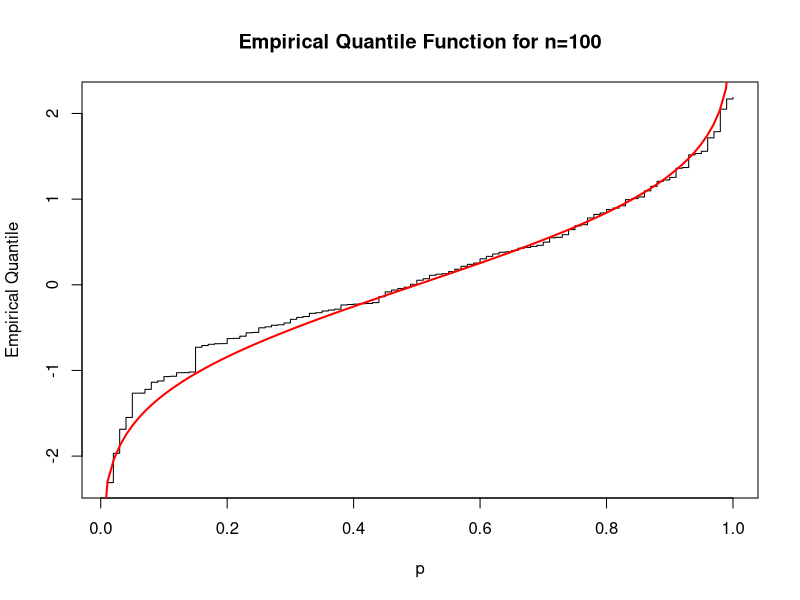
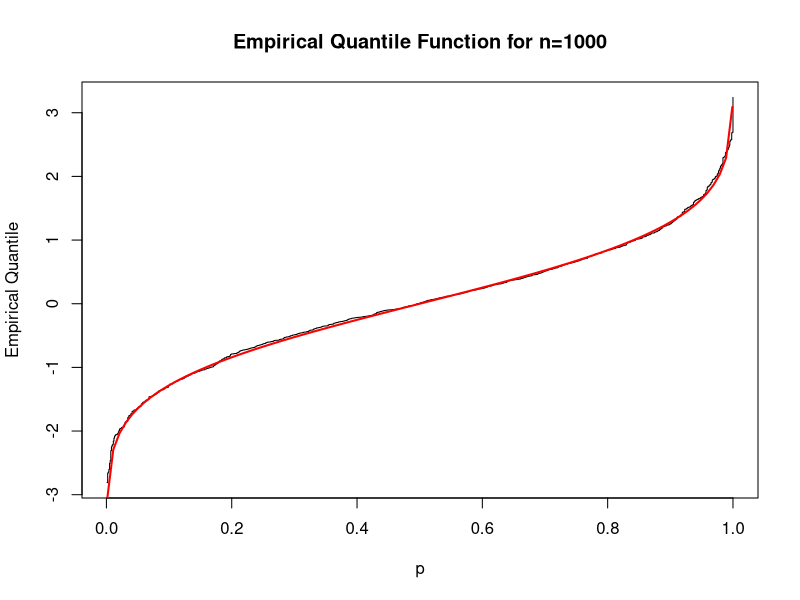

The R script that drew these images, in order:
## ---- chunk 1
knitr::opts_chunk$set(echo = TRUE)
## ---- chunk 2

set.seed(123)

x <- rnorm(100)
n <- length(x)

plot(
    (1:n) / n,
    sort(x),
    type = "s",
    xlab = "p",
    ylab = "Empirical Quantile",
    main = "Empirical Quantile Function for n=100"
)

# overlay the Theoritical Normal Quantile function

curve(
    qnorm(x),
    from = 0.001,
    to = 0.999,
    add = TRUE,
    col = "red",
    lwd = 2
)

## ---- chunk 3

x_sorted <- sort(x)
#cat("vector length is", n, "\n")
q_55 <- x_sorted[ceiling(0.55 * n)] #return the 55th element of the sorted vector 
#cat("Emperical Q_55 = ", q_55, "\n")
#cat("Analytic Q_55", qnorm(.55), "\n\n")

q_35 <- x_sorted[ceiling(0.35 * n)] # return the 35th element of the sorted vector. 
#cat("Emperical Q_35 = ", q_35, "\n")
#cat("Analytic Q_35", qnorm(.35), "\n","\n")

#cat("Q_55 Relative Error = ", abs(q_55-qnorm(.55))/qnorm(.55), "\n")
#cat("Q_35 Relative Error = ", abs(q_35-qnorm(.35))/qnorm(.35), "\n")

## ---- chunk 4

set.seed(123)

x <- rnorm(1000)
n <- length(x)

plot(
    (1:n) / n,
    sort(x),
    type = "s",
    xlab = "p",
    ylab = "Empirical Quantile",
    main = "Empirical Quantile Function for n=1000"
)

# overlay the Theoritical Normal Quantile function

curve(
    qnorm(x),
    from = 0.001,
    to = 0.999,
    add = TRUE,
    col = "red",
    lwd = 2
)
## ---- chunk 5

x_sorted <- sort(x)
# cat("vector length is", n, "\n")
q_55 <- x_sorted[ceiling(0.55 * n)]  # return the 550th element of the sorted vector
#cat("Emperical Q_55 = ", q_55, "\n")

#cat("Analytic Q_55", qnorm(.55), "\n\n")

q_35 <- x_sorted[ceiling(0.35 * n)]  # return the 350th element of the sorted vector
#cat("Emperical Q_35 = ", q_35, "\n")
#cat("Analytic Q_35", qnorm(.35), "\n")
